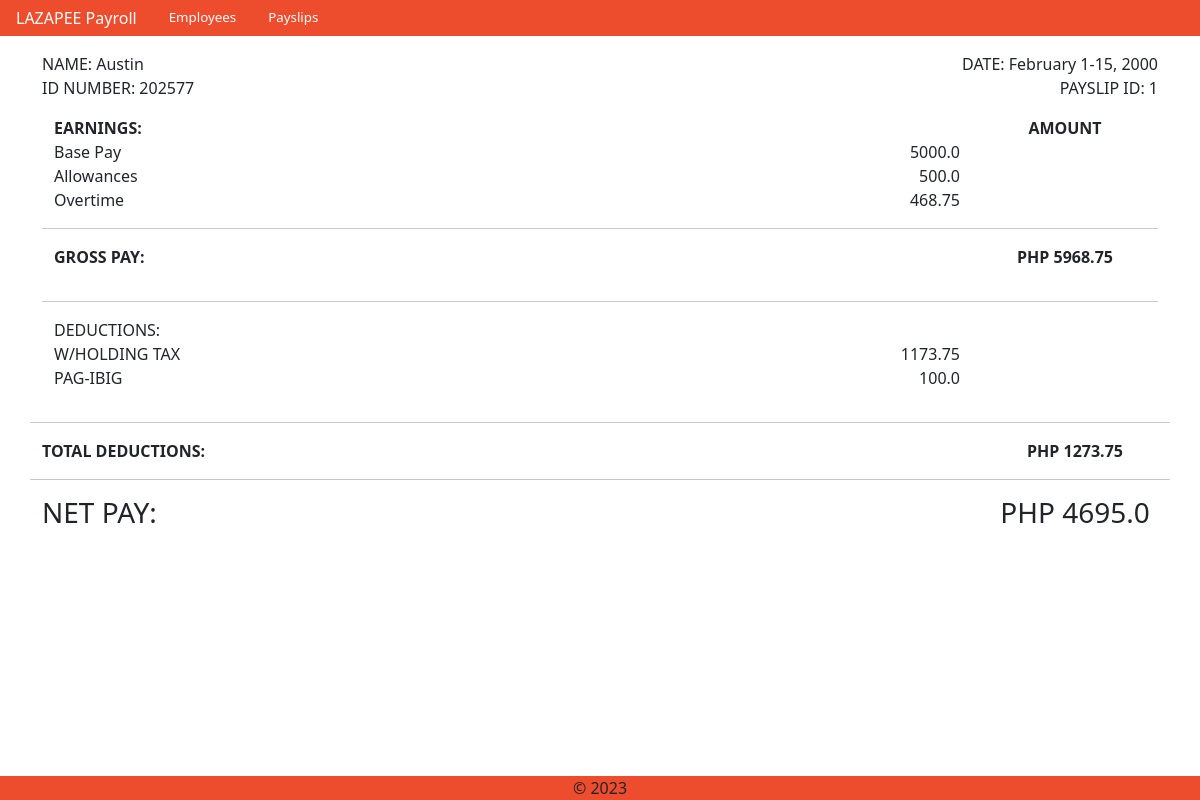
The app's page /view_payslip/29/ with its own data.
### payroll_app/models.py (models this page shows, shortened)
class Payslip(models.Model):
    id_number = models.ForeignKey(Employee, on_delete=models.CASCADE)
    month = models.CharField(max_length=300)
    date_range = models.CharField(max_length=300)
    year = models.CharField(max_length=300)
    pay_cycle = models.IntegerField()
    rate = models.FloatField()
    earnings_allowance = models.FloatField()
    deductions_tax = models.FloatField()
    deductions_health = models.FloatField()
    pag_ibig = models.FloatField()
    sss = models.FloatField()
    overtime = models.FloatField()
    total_pay = models.FloatField()
    objects = models.Manager()
    def getPay_cycle(self):
        return self.pay_cycle
    def getCycleRate(self):
        return self.rate / 2
    def getEarnings_allowance(self):
        return self.earnings_allowance
    def getDeductions_tax(self):
        return self.deductions_tax
    def getPag_ibig(self):
        return self.pag_ibig
    def getOvertime(self):
        return self.overtime

class Employee(models.Model):
    name = models.CharField(max_length=300)
    id_number = models.CharField(max_length=300, primary_key=True)
    rate = models.FloatField()
    overtime_pay = models.FloatField(null=True, blank=True)
    allowance = models.FloatField(null=True, blank=True)
    objects = models.Manager()

### payroll_app/views.py (the view)
# urls.py: path('view_payslip/<int:pk>/', views.view_payslip, name="view_payslip"),
def view_payslip(request, pk):
    payslip = get_object_or_404(Payslip, pk=pk)
    base_pay = payslip.getCycleRate()
    gross = base_pay + payslip.getEarnings_allowance() + payslip.getOvertime()
    if payslip.getPay_cycle() == 1:
        deductions = payslip.getDeductions_tax() + payslip.getPag_ibig()
    else:
        deductions = payslip.getDeductions_tax() + payslip.getDeductions_health() + payslip.getSSS()
    return render(request, 'payroll_app/view_payslip.html',
                  {"p": payslip, "base_pay": base_pay, "gross_pay": gross, 'deductions': deductions})

### payroll_app/templates/payroll_app/view_payslip.html
{% extends 'payroll_app/base.html' %}
{% load static %}
{% block content %}
<div class="container text-center py-3">
   <div class="row">
        <div class="col-6" style="text-align:left;">
            NAME: {{p.id_number.name}}
        </div>
        <div class="col-6" style="text-align:right;">
            DATE: {{p.month}} {{p.date_range}}, {{p.year}}
        </div>
   </div>
   <div class="row" style="text-align:left;">
    <div class="col-6">
        ID NUMBER: {{p.id_number.id_number}}
    </div>
    <div class="col-6" style="text-align:right;">
        PAYSLIP ID: {{p.pay_cycle}}
    </div>
</div>
<div class="container text-center py-3">
    <div class="row">
        <div class="col-5" style="text-align:left;">
            <strong>EARNINGS:</strong>
            <p> Base Pay <br> Allowances <br> Overtime </p>
        </div>
        <div class="col-5" style="text-align:right;">
            <br>
            <p> {{base_pay}} <br> {{p.earnings_allowance}} <br> {{p.overtime}} </p>
        </div>
        <div class="col-2"><strong>AMOUNT</strong></div>
    </div>
    <div class="row">
        <hr>
        <div class="col-5" style="text-align:left;">
            <strong>GROSS PAY:</strong>
        </div>
        <div class="col-5" style="text-align:right;"></div>
        <div class="col-2"><strong>PHP {{gross_pay}}</strong></div>
    </div>
</div>
<div class="container text-center py-3">
    <div class="row">
        <hr>
        <div class="col-5" style="text-align:left;">
            DEDUCTIONS:
            {% if p.pay_cycle == 1 %}
                <p> W/HOLDING TAX <br> PAG-IBIG </p>
            {% elif p.pay_cycle == 2 %}
                <p> W/HOLDING TAX <br> PHILHEALTH <br> SSS </p>
            {% endif %}
        </div>
        <div class="col-5" style="text-align:right;">
            <br>
            {% if p.pay_cycle == 1 %}
                <p> {{p.deductions_tax}} <br> {{p.pag_ibig}} </p>
            {% elif p.pay_cycle == 2 %}
                <p> {{p.deductions_tax}} <br> {{p.deductions_health}} <br> {{p.sss}} </p>
            {% endif %}
        </div>
        <div class="col-2"></div>
    </div>
</div>
    <div class="row">
        <hr>
        <div class="col-5" style="text-align:left;">
            <strong>TOTAL DEDUCTIONS:</strong>
        </div>
        <div class="col-5" style="text-align:right;"></div>
        <div class="col-2"><strong>PHP {{deductions}}</strong></div>
    </div>
</div>
<div class="container text-center">
    <div class="row">
        <hr>
        <div class="col-5" style="text-align:left;">
            <strong><h3>NET PAY: </h3></strong>
        </div>
        <div class="col-5" style="text-align:right;"></div>
        <div class="col-2"><strong><h3>PHP {{p.total_pay}}</h3></strong></div>
    </div>
</div>
{% endblock %}

### records on screen
Payslip: id_number.name "Austin", month "February", date_range "1-15", year "2000", id_number.id_number "202577", pay_cycle "1", earnings_allowance "500.0", overtime "468.75", deductions_tax "1173.75", pag_ibig "100.0", total_pay "4695.0"

### other values on screen
{{ base_pay }} "5000.0"
{{ gross_pay }} "5968.75"
{{ deductions }} "1273.75"
